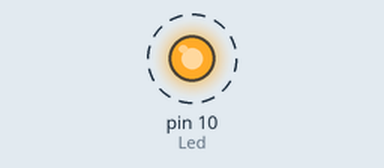
Bench run of a sketch on a simulated Arduino Uno, built with avr-gcc and run on an emulated ATmega328P. Shown: output pins drawn as LEDs (lit = HIGH). Dashed ring = blinking.

Above: at 0.5 s.
Timing chart, 0 to 4.6 s (numbered marks = the images above):
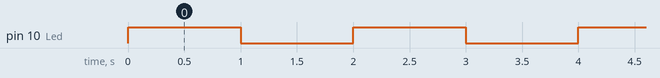

The sketch:

hellogit.ino
```cpp
int Led = 10;
int Denbora =1000;

void setup()
{
  pinMode(Led, OUTPUT);
}
void loop()
{
  digitalWrite (Led, HIGH);
  delay (Denbora);
  digitalWrite (Led, LOW);
  delay (Denbora);
}
```

Measured:
- by itself, pin 10 (Led): alternates HIGH for 1.0 s and LOW for 1.0 s
